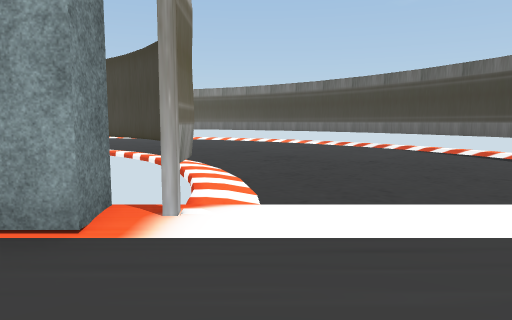
[1] (above)

23 first-person views from a walk through a 3-D level made in the Unity game engine. The camera is 1.4 m above the floor, tilts 6° down and sees 70° across. The floor is counted in squares, 2 m on a side. Each view is taken from the middle of a square. On the plan, view 1 faces up. The plan holds only what a view shows up to about 11 squares ahead; the rest is blank. The place goes on beyond the plan. Some surface patterns are stand-ins.

[2]
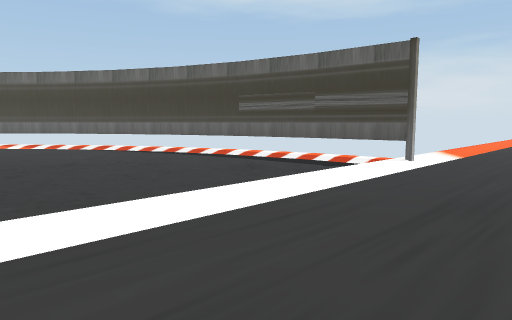

[3]
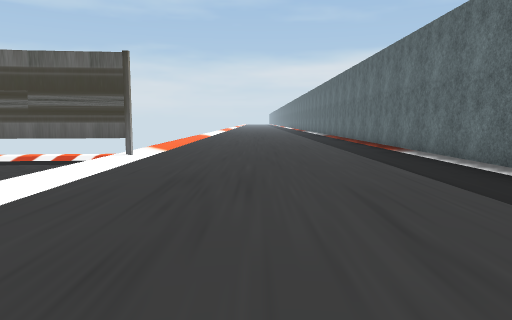

[4]
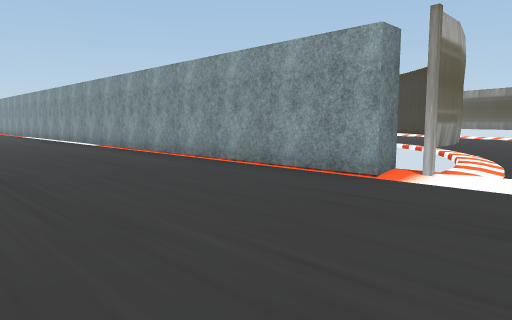

[5]
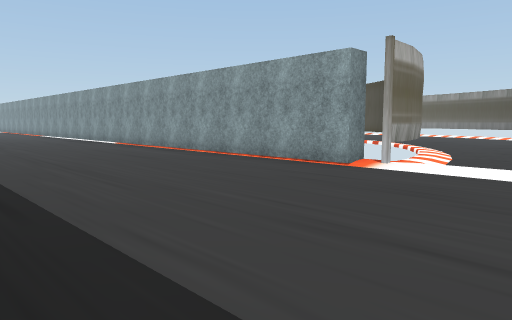

[6]
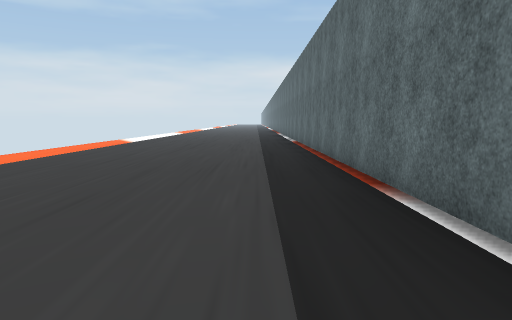

[7]
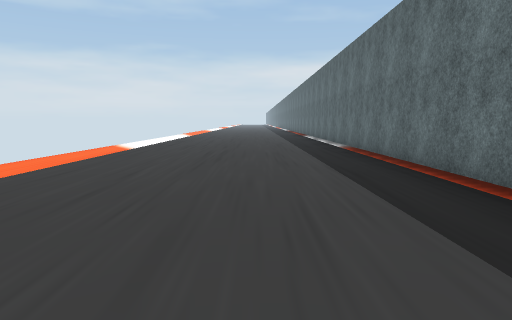

[8]
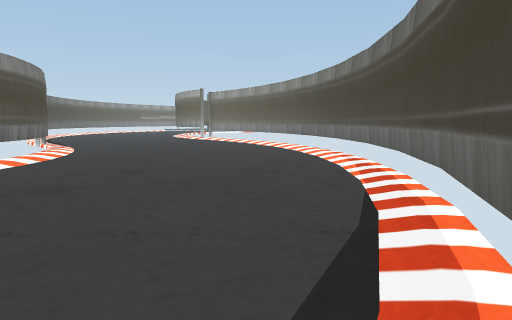

[9]
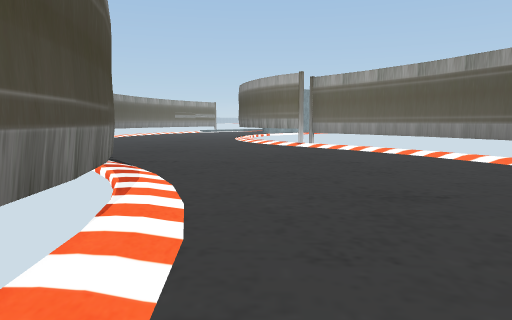

[10]
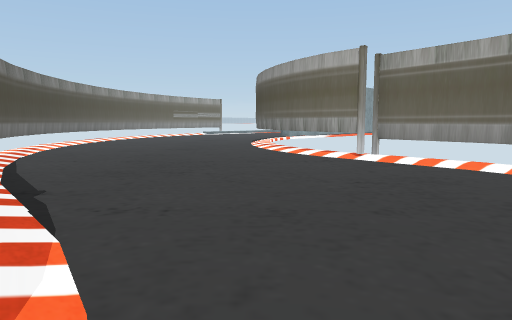

[11]
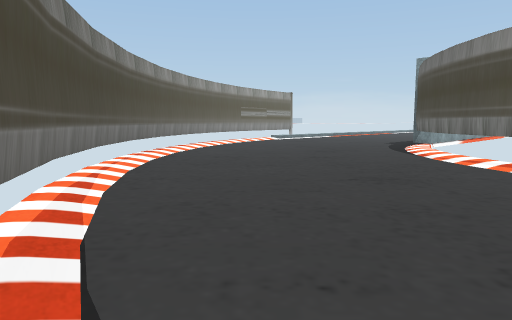

[12]
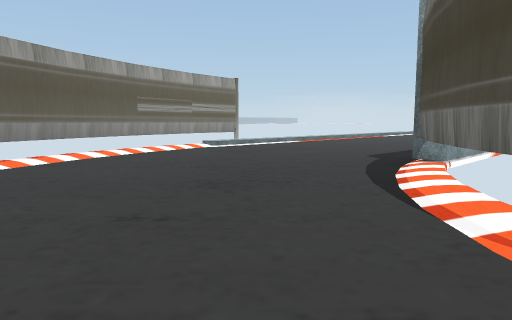

[13]
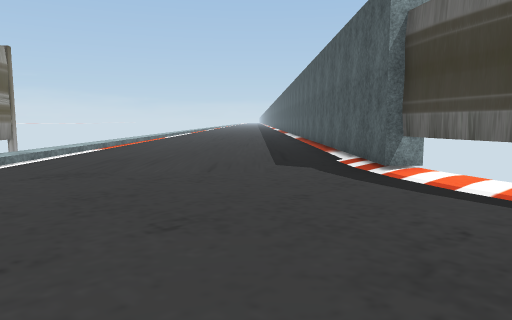

[14]
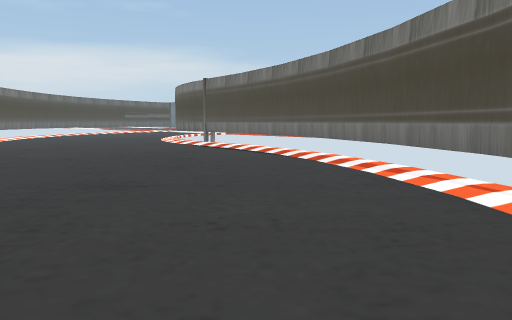

[15]
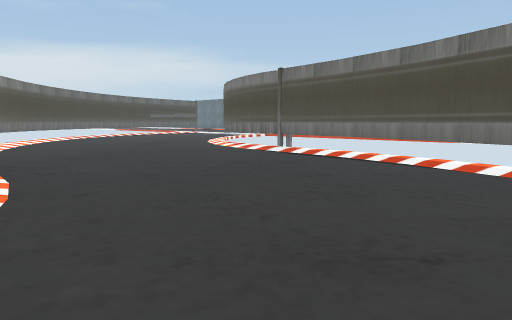

[16]
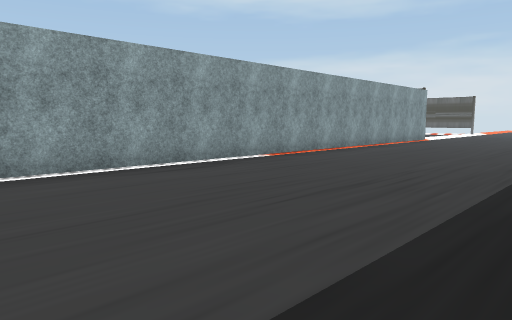

[17]
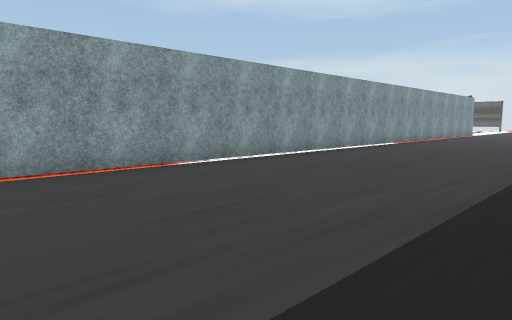

[18]
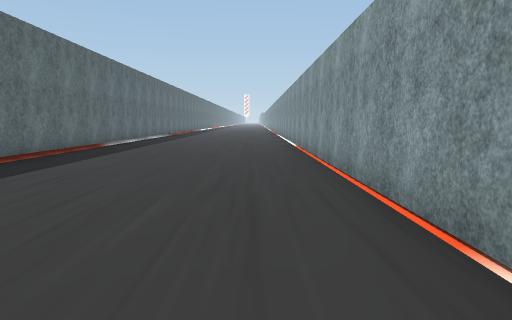

[19]
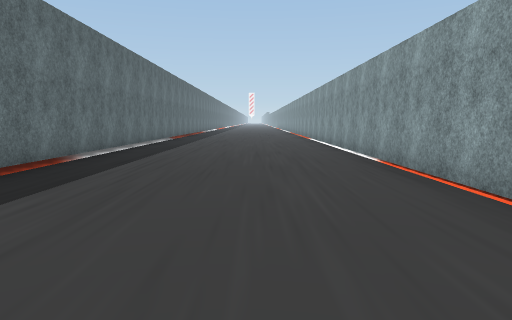

[20]
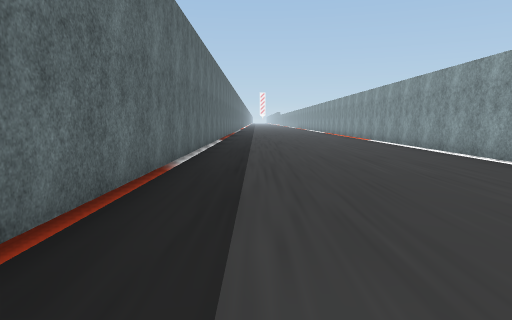

[21]
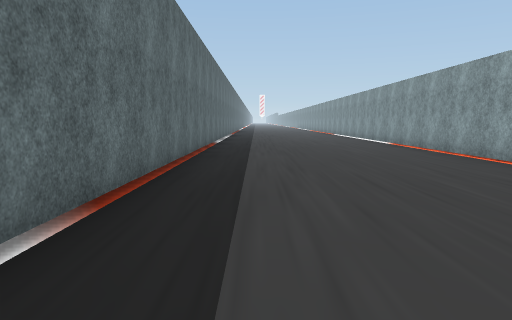

[22]
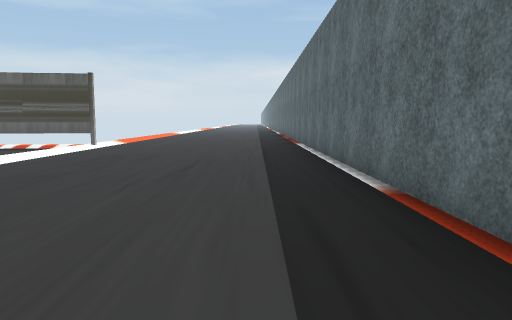

[23]
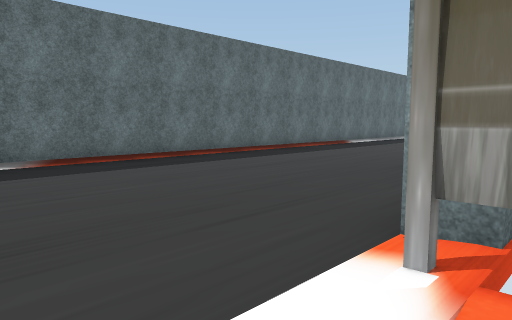

### Floor plan
Key: @ floor where view 1 was taken; # wall or solid block; . floor; / step, stairs or slope.
Columns run from 32 left of view 1 to 15 right of it. Each row starts with its distance up from view 1.
 24             /.....#
 23             /.....#
 22            #/.....#
 21            ##.....#
 20             #.....##
 19             #......#
 18             #......##
 17             ##......###
 16              #........#######
 15              ##...........//####
 14               ##............../##
 13                ##.............../##
 12                 ##.............../##
 11                  ##/............../##
 10                   ####............./#
  9                      ######//.......##
  8                           ###/.......#
  7                             ##/......##
  6                              ##/...../#
  5                               ##......#
  4                                #......#
  3 ################################......#
  2 ................................................
  1 ................................................
  0 ................................@...............
 -1 ................................................
 -2 ................................................
 -3 .....................   ........................
 -4 ################        ########################

Where each view was taken, in squares from view 1:
view 1: 0 up, 0 right, facing up
view 2: 0 up, 0 right, facing up-right
view 3: 0 up, 1 left, facing right
view 4: 2 down, 1 right, facing up-left
view 5: 3 down, 2 right, facing up-left
view 6: 2 down, 4 right, facing right
view 7: 1 down, 7 right, facing right
view 8: 6 up, 5 right, facing up-left
view 9: 7 up, 1 left, facing up-left
view 10: 9 up, 4 left, facing up-left
view 11: 10 up, 10 left, facing up-left
view 12: 15 up, 12 left, facing up-left
view 13: 16 up, 16 left, facing up
view 14: 16 up, 16 left, facing down-right
view 15: 16 up, 13 left, facing down-right
view 16: 3 down, 15 left, facing up-right
view 17: 3 down, 21 left, facing up-right
view 18: 1 up, 16 left, facing left
view 19: 0 up, 20 left, facing left
view 20: 2 down, 21 left, facing left
view 21: 2 down, 15 left, facing left
view 22: 2 down, 4 left, facing right
view 23: 3 up, 1 right, facing down-left
